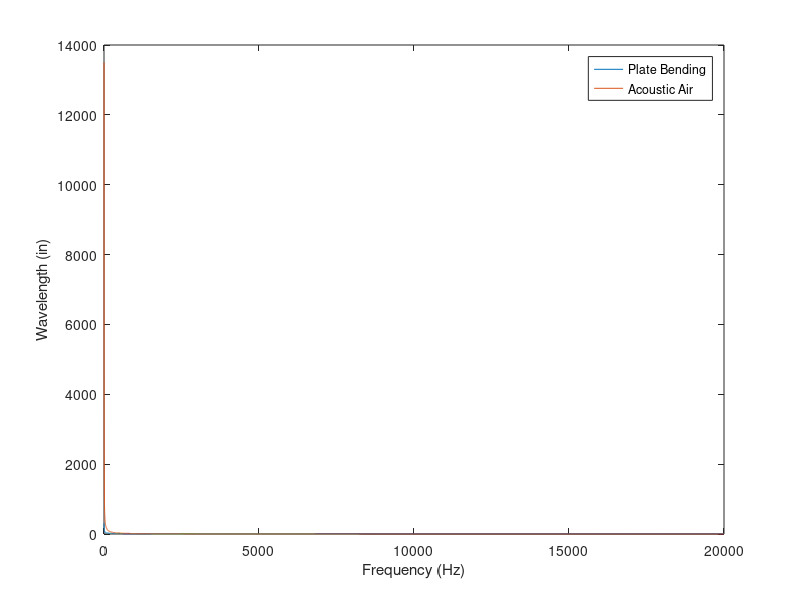

MATLAB code for this plot: (Note: this script raises an error after producing the figure.)
%
%  

em=1.0e+07;
h=0.25;
mu=0.3;

md=0.1/386;

tpi=2*pi;
num=20000;

cair=13500;

lambda_bending=zeros(num,1);
lambda_air=zeros(num,1);
f=zeros(num,1);



for i=1:num
    
    f(i)=i;
    
    omega=tpi*f(i);

    B=em*h^3/(12*(1-mu^2));
    mp=md*h; 
    cb=( (B/mp)^(1/4))*sqrt(omega); 

    lambda_bending(i)=cb/f(i);
    lambda_air(i)=cair/f(i);    
    
end




figure(777)
plot(f,lambda_bending,f,lambda_air);
legend('Plate Bending','Acoustic Air');
xlabel('Frequency (Hz)');
ylabel('Wavelength (in)');

fmin=10;
fmax=20000;

[xtt,xTT,iflag]=xtick_label(fmin,fmax);


if(iflag==1)
    set(gca,'xtick',xtt);
    set(gca,'XTickLabel',xTT);
    
    fmin=min(xtt);
    fmax=max(xtt);
    xlim([fmin fmax]);
end


title('Wavelength vs. Frequency')

    set(gca,'MinorGridLineStyle',':','GridLineStyle',':','XScale','log',...
                     'YScale','log','XminorTick','off','YminorTick','off');
%
    set(gca,'XGrid','on','GridLineStyle',':');
    set(gca,'YGrid','on','GridLineStyle',':');


